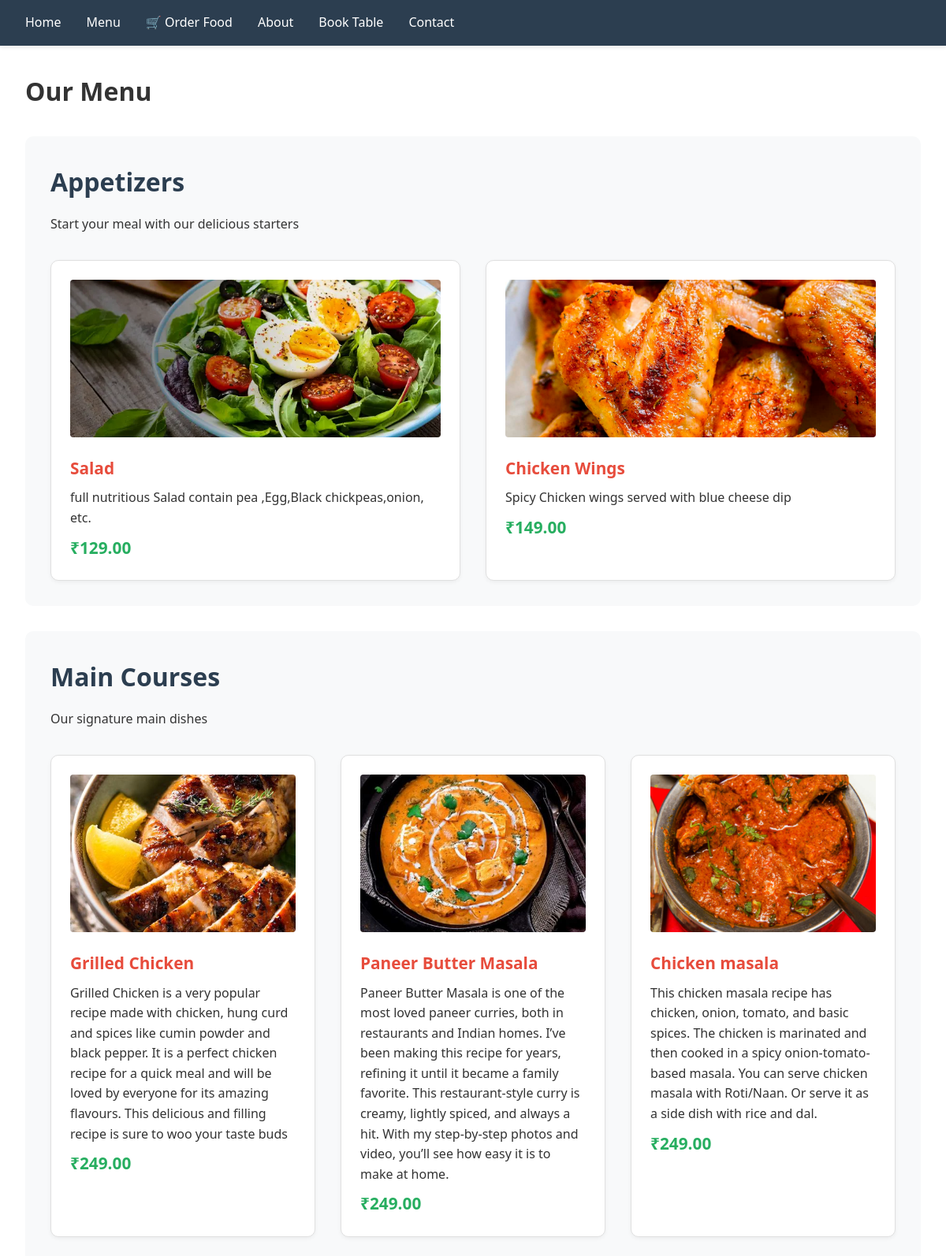
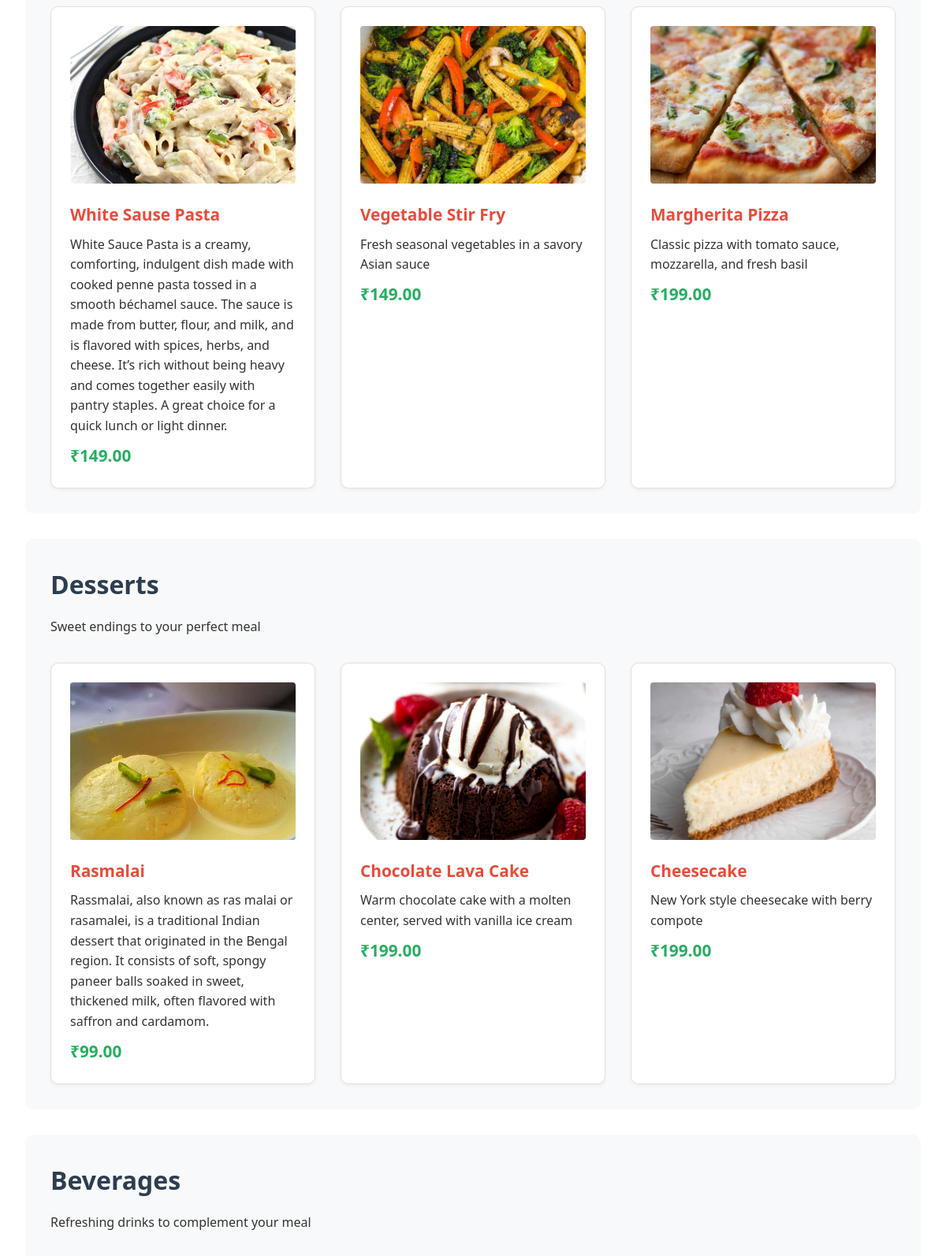
The app's page /menu/ (upper part) with its own data (2 pictures, top to bottom).
### restaurant/models.py (models this page shows, shortened)
class Category(models.Model):
    name = models.CharField(max_length=100)
    description = models.TextField(blank=True)
    class Meta:
        verbose_name_plural = "Categories"

class MenuItem(models.Model):
    name = models.CharField(max_length=200)
    description = models.TextField()
    price = models.DecimalField(max_digits=6, decimal_places=2)
    category = models.ForeignKey(Category, on_delete=models.CASCADE, related_name='items')
    image = models.ImageField(upload_to='menu_items/', blank=True, null=True)
    is_available = models.BooleanField(default=True)
    created_at = models.DateTimeField(auto_now_add=True)

### restaurant/views.py (the view)
# urls.py: path('menu/', views.menu, name='menu'),
def menu(request):
    categories = Category.objects.prefetch_related('items').all()
    return render(request, 'restaurant/menu.html', {'categories': categories})

### restaurant/templates/restaurant/menu.html (shortened to what this page needs)
{% extends 'restaurant/base.html' %}
{% block content %}
<div class="container">
    <h1>Our Menu</h1>
    {% for category in categories %}
    <div class="category">
        <h2>{{ category.name }}</h2>
        {% if category.description %}
        <p>{{ category.description }}</p>
        {% endif %}
        <div class="menu-grid">
            {% for item in category.items.all %}
            {% if item.is_available %}
            <div class="menu-item">
                {% if item.image %}
                <img src="{{ item.image.url }}" alt="{{ item.name }}" style="width: 100%; border-radius: 4px; margin-bottom: 1rem;">
                {% endif %}
                <h3>{{ item.name }}</h3>
                <p>{{ item.description }}</p>
                <p class="price">₹{{ item.price }}</p>
            </div>
            {% endif %}
            {% endfor %}
        </div>
    </div>
    {% empty %}
    <p>Menu coming soon!</p>
    {% endfor %}
</div>
{% endblock %}

### restaurant/templates/restaurant/base.html (shortened to what this page needs)
{% load static %}
<!DOCTYPE html>
<html lang="en">
<head>
    <link rel="stylesheet" href="{% static 'css/style.css' %}">
</head>
<body>
    <nav>
        <ul>
            <li><a href="{% url 'home' %}">Home</a></li>
            <li><a href="{% url 'menu' %}">Menu</a></li>
            <li><a href="{% url 'order_food' %}">🛒 Order Food</a></li>
            <li><a href="{% url 'about' %}">About</a></li>
            <li><a href="{% url 'reservations' %}">Book Table</a></li>
            <li><a href="{% url 'contact' %}">Contact</a></li>
        </ul>
    </nav>
    {% block content %}{% endblock %}
</body>
</html>

### static/css/style.css (style rules this page uses)
* { margin: 0; padding: 0; box-sizing: border-box; }
body { font-family: 'Segoe UI', Tahoma, Geneva, Verdana, sans-serif; line-height: 1.6; color: #333; }
nav { background: #2c3e50; color: #fff; padding: 1rem 2rem; box-shadow: 0 2px 5px rgba(0, 0, 0, 0.1); }
nav ul { list-style: none; display: flex; gap: 2rem; max-width: 1200px; margin: 0 auto; align-items: center; }
nav a { color: #fff; text-decoration: none; font-weight: 500; transition: color 0.3s; }
.container { max-width: 1200px; margin: 0 auto; padding: 2rem; }
.menu-grid { display: grid; grid-template-columns: repeat(auto-fit, minmax(300px, 1fr)); gap: 2rem; margin-top: 2rem; }
.menu-item { border: 1px solid #e0e0e0; border-radius: 10px; padding: 1.5rem; background: #fff; transition: all 0.3s; box-shadow: 0 2px 5px rgba(0, 0, 0, 0.05); }
.menu-item h3 { color: #e74c3c; margin-bottom: 0.5rem; font-size: 1.3rem; }
.menu-item img { width: 100%; height: 200px; object-fit: cover; border-radius: 8px; margin-bottom: 1rem; }
.price { font-size: 1.3rem; font-weight: bold; color: #27ae60; margin-top: 0.5rem; }
.category { background: #f8f9fa; padding: 2rem; margin: 2rem 0; border-radius: 10px; }
.category h2 { color: #2c3e50; margin-bottom: 1rem; font-size: 2rem; }

### records on screen
Category: name "Appetizers", description "Start your meal with our delicious starters"
MenuItem: image (picture), name "Salad", description "full nutritious Salad contain pea ,Egg,Black chickpeas,onion, etc.", price "129.00"
MenuItem: image (picture), name "Chicken Wings", description "Spicy Chicken wings served with blue cheese dip", price "149.00"
Category: name "Main Courses", description "Our signature main dishes"
MenuItem: image (picture), name "Grilled Chicken", description "Grilled Chicken is a very popular recipe made with chicken, hung curd and spices like cumin powder and black pepper. It is a perfect chicken recipe for a quick meal and will be loved by everyone for its amazing flavours. This delicious and filling recipe is sure to woo your taste buds", price "249.00"
MenuItem: image (picture), name "Paneer Butter Masala", description "Paneer Butter Masala is one of the most loved paneer curries, both in restaurants and Indian homes. I’ve been making this recipe for years, refining it until it became a family favorite. This restaurant-style curry is creamy, lightly spiced, and always a hit. With my step-by-step photos and video, you’ll see how easy it is to make at home.", price "249.00"
MenuItem: image (picture), name "Chicken masala", description "This chicken masala recipe has chicken, onion, tomato, and basic spices. The chicken is marinated and then cooked in a spicy onion-tomato-based masala. You can serve chicken masala with Roti/Naan. Or serve it as a side dish with rice and dal.", price "249.00"
MenuItem: image (picture), name "White Sause Pasta", description "White Sauce Pasta is a creamy, comforting, indulgent dish made with cooked penne pasta tossed in a smooth béchamel sauce. The sauce is made from butter, flour, and milk, and is flavored with spices, herbs, and cheese. It’s rich without being heavy and comes together easily with pantry staples. A great choice for a quick lunch or light dinner.", price "149.00"
MenuItem: image (picture), name "Vegetable Stir Fry", description "Fresh seasonal vegetables in a savory Asian sauce", price "149.00"
MenuItem: image (picture), name "Margherita Pizza", description "Classic pizza with tomato sauce, mozzarella, and fresh basil", price "199.00"
Category: name "Desserts", description "Sweet endings to your perfect meal"
MenuItem: image (picture), name "Rasmalai", description "Rassmalai, also known as ras malai or rasamalei, is a traditional Indian dessert that originated in the Bengal region. It consists of soft, spongy paneer balls soaked in sweet, thickened milk, often flavored with saffron and cardamom.", price "99.00"
MenuItem: image (picture), name "Chocolate Lava Cake", description "Warm chocolate cake with a molten center, served with vanilla ice cream", price "199.00"
MenuItem: image (picture), name "Cheesecake", description "New York style cheesecake with berry compote", price "199.00"
Category: name "Beverages", description "Refreshing drinks to complement your meal"
